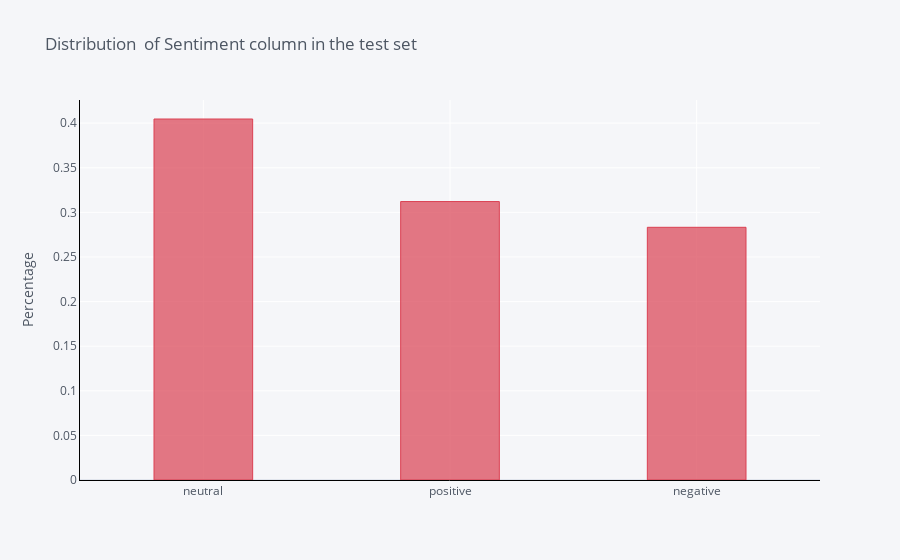

Notebook source saved alongside this figure:
### Code cell
test['sentiment'].value_counts(normalize=True).iplot(kind='bar',
                                                      yTitle='Percentage', 
                                                      linecolor='black', 
                                                      opacity=0.7,
                                                      color='red',
                                                      theme='pearl',
                                                      bargap=0.6,
                                                      gridcolor='white',
                                                      title='Distribution  of Sentiment column in the test set')

### Figure 1 — Plotly figure (JSON) as saved in the notebook; plotly's stock layout.template omitted (floating-point values rounded to 4 significant figures)
{"data": [{"marker": {"color": "rgba(219, 64, 82, 0.7)", "line": {"color": "rgba(219, 64, 82, 1.0)", "width": 1}}, "name": "sentiment", "orientation": "v", "text": "", "type": "bar", "x": ["neutral", "positive", "negative"], "y": [0.4046, 0.3121, 0.2832]}], "layout": {"bargap": 0.6, "legend": {"bgcolor": "#F5F6F9", "font": {"color": "#4D5663"}}, "paper_bgcolor": "#F5F6F9", "plot_bgcolor": "#F5F6F9", "title": {"font": {"color": "#4D5663"}, "text": "Distribution  of Sentiment column in the test set"}, "xaxis": {"gridcolor": "white", "linecolor": "black", "showgrid": true, "tickfont": {"color": "#4D5663"}, "title": {"font": {"color": "#4D5663"}, "text": ""}, "zerolinecolor": "#E1E5ED"}, "yaxis": {"gridcolor": "white", "linecolor": "black", "showgrid": true, "tickfont": {"color": "#4D5663"}, "title": {"font": {"color": "#4D5663"}, "text": "Percentage"}, "zerolinecolor": "#E1E5ED"}}}
